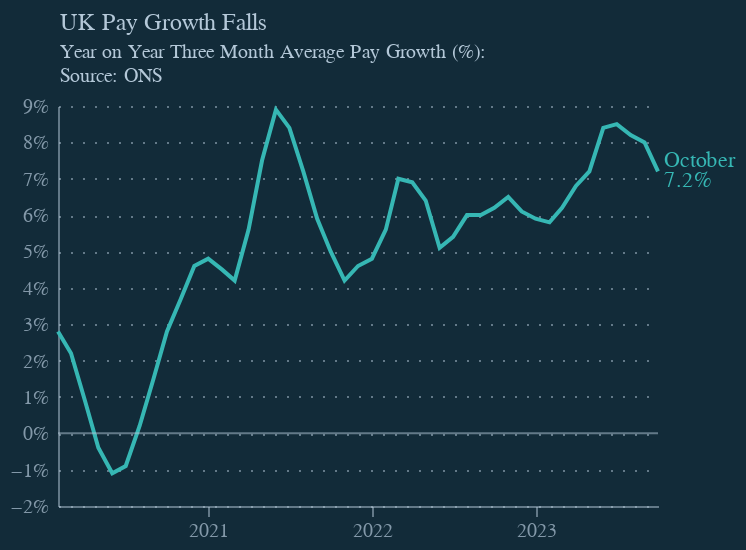

The notebook cell saved with this chart:
### Code cell
data = req.json()["months"]
df = pd.DataFrame(data)
df['value'] = df['value'].astype(float)/100
df['date'] = pd.to_datetime(df['date'], format="%Y %b")
df = df.reset_index()
df = df[df["date"] > "2020-01-01"]

alt.themes.enable('dark')

base = alt.Chart(df).encode(
    x=alt.X('date:T', axis=alt.Axis(format='%Y', values=[
        {"year": 2020, "month": 1, "date": 1},
        {"year": 2021, "month": 1, "date": 1},
        {"year": 2022, "month": 1, "date": 1},
        {"year": 2023, "month": 1, "date": 1},
    ])),
    y=alt.Y('value:Q', axis=alt.Axis(format='%')),
)

line = base.mark_line(color="#36B7B4")

labels_0 = base.transform_filter(
    "datum.index == 271"
).mark_text(
    align='left',
    baseline='middle',
    dy=-5,
    color="#36B7B4",
    text="7.2%",
    dx=3,
    #dy=alt.expr("datum.index == 271 ? 5  : 0"),
).encode(
    text=alt.value("October")
)

labels_1 = base.transform_filter(
    "datum.index == 271"
).mark_text(
    align='left',
    baseline='middle',
    color="#36B7B4",
    dy=5,
    text="7.2%",
    dx=3,
    #dy=alt.expr("datum.index == 271 ? 5  : 0"),
).encode(
    text=alt.value("7.2%")
)

zero_rule = alt.Chart(pd.DataFrame({'y': [0]})).mark_rule(color="#b4c8d8", opacity=0.5).encode(y='y')

chart = line + labels_0 + labels_1 + zero_rule

#chart.save("gfcf_country.json")
#chart.save("gfcf_country.png", scale_factor=2.0)

chart = chart.properties(
    width=300,
    height=200,
        title={
        "text": ["UK Pay Growth Falls"],
        "subtitle": ["Year on Year Three Month Average Pay Growth (%):", "Source: ONS"],
                             "subtitleColor": "#b4c8d8",
        "fontSize": 12,
        "color": "#b4c8d8",
        "anchor": "start",
        "font": "Circular Std",
        "subtitleFont": "Circular Std",
        "dx": 25,
        "subtitleFontSize": 10,
    },

)

chart.save("wage_growth.json")
chart.save("wage_growth.png", scale_factor=2.0)

chart

### Figure 1 — Vega-Lite specification as saved in the notebook (floating-point values rounded to 4 significant figures)
{"config": {"background": "#122B39", "font": "Circular Std", "title": {"color": "#b4c8d8", "fontSize": 14, "fontWeight": 400}, "mark": {"line": {"interpolate": "monotone", "color": "#36B7B4"}}, "view": {"stroke": "transparent", "width": 400, "height": 300}, "range": {"category": ["#36B7B4", "#E6224B", "#F4C245", "#0063AF", "#00A767", "#179FDB", "#EB5C2E"], "diverging": ["#E6224B", "#E54753", "#C9C9C9", "#179FDB", "#122B39"], "heatmap": ["#C9C9C9", "#179FDB", "#0063AF", "#122B39"], "ordinal": ["#00A767", "#36B7B4", "#179FDB", "#0063AF", "#243B5A"]}, "axisX": {"domainColor": "#b4c8d8", "domainOpacity": 0.5, "grid": false, "labelAngle": 0, "labelColor": "#b4c8d8", "labelOpacity": 0.7, "orient": "bottom", "tickColor": "#b4c8d8", "tickCount": 10, "tickOpacity": 0.5, "title": "", "titleAlign": "center", "titleAnchor": "middle", "titleColor": "#b4c8d8", "titleFontSize": 12, "titleOpacity": 0.8, "titleX": 207, "titleY": -15}, "axisY": {"domainColor": "#b4c8d8", "domainOpacity": 0.5, "format": ".0f", "gridColor": "#b4c8d8", "gridDash": [1, 5], "gridOpacity": 0.5, "labelColor": "#b4c8d8", "labelOpacity": 0.7, "labelPadding": 5, "tickColor": "#b4c8d8", "tickCount": 8, "tickOpacity": 0.5, "ticks": false, "title": "FAO price index", "titleAlign": "left", "titleAngle": 0, "titleBaseline": "bottom", "titleColor": "#b4c8d8", "titleFontSize": 12, "titleOpacity": 0.8, "titleX": 0, "titleY": -7}}, "layer": [{"mark": {"type": "line", "color": "#36B7B4"}, "encoding": {"x": {"axis": {"format": "%Y", "values": [{"year": 2020, "month": 1, "date": 1}, {"year": 2021, "month": 1, "date": 1}, {"year": 2022, "month": 1, "date": 1}, {"year": 2023, "month": 1, "date": 1}]}, "field": "date", "type": "temporal"}, "y": {"axis": {"format": "%"}, "field": "value", "type": "quantitative"}}}, {"mark": {"type": "text", "align": "left", "baseline": "middle", "color": "#36B7B4", "dx": 3, "dy": -5, "text": "7.2%"}, "encoding": {"text": {"value": "October"}, "x": {"axis": {"format": "%Y", "values": [{"year": 2020, "month": 1, "date": 1}, {"year": 2021, "month": 1, "date": 1}, {"year": 2022, "month": 1, "date": 1}, {"year": 2023, "month": 1, "date": 1}]}, "field": "date", "type": "temporal"}, "y": {"axis": {"format": "%"}, "field": "value", "type": "quantitative"}}, "transform": [{"filter": "datum.index == 271"}]}, {"mark": {"type": "text", "align": "left", "baseline": "middle", "color": "#36B7B4", "dx": 3, "dy": 5, "text": "7.2%"}, "encoding": {"text": {"value": "7.2%"}, "x": {"axis": {"format": "%Y", "values": [{"year": 2020, "month": 1, "date": 1}, {"year": 2021, "month": 1, "date": 1}, {"year": 2022, "month": 1, "date": 1}, {"year": 2023, "month": 1, "date": 1}]}, "field": "date", "type": "temporal"}, "y": {"axis": {"format": "%"}, "field": "value", "type": "quantitative"}}, "transform": [{"filter": "datum.index == 271"}]}, {"data": {"name": "data-06fd9f850666401b4599de5588b60692"}, "mark": {"type": "rule", "color": "#b4c8d8", "opacity": 0.5}, "encoding": {"y": {"field": "y", "type": "quantitative"}}}], "data": {"name": "data-f5d8b74e7c4e6ea10d06c95b6ec0c273"}, "height": 200, "title": {"text": ["UK Pay Growth Falls"], "subtitle": ["Year on Year Three Month Average Pay Growth (%):", "Source: ONS"], "subtitleColor": "#b4c8d8", "fontSize": 12, "color": "#b4c8d8", "anchor": "start", "font": "Circular Std", "subtitleFont": "Circular Std", "dx": 25, "subtitleFontSize": 10}, "width": 300, "$schema": "https://vega.github.io/schema/vega-lite/v5.8.0.json", "datasets": {"data-f5d8b74e7c4e6ea10d06c95b6ec0c273": [{"index": 227, "date": "2020-02-01T00:00:00", "label": "2020 FEB", "month": "February", "quarter": "", "sourceDataset": "LMS", "updateDate": "2021-08-16T23:00:00.000Z", "value": 0.028, "year": "2020"}, {"index": 228, "date": "2020-03-01T00:00:00", "label": "2020 MAR", "month": "March", "quarter": "", "sourceDataset": "LMS", "updateDate": "2023-09-11T23:00:00.000Z", "value": 0.022, "year": "2020"}, {"index": 229, "date": "2020-04-01T00:00:00", "label": "2020 APR", "month": "April", "quarter": "", "sourceDataset": "LMS", "updateDate": "2023-09-11T23:00:00.000Z", "value": 0.009, "year": "2020"}, {"index": 230, "date": "2020-05-01T00:00:00", "label": "2020 MAY", "month": "May", "quarter": "", "sourceDataset": "LMS", "updateDate": "2023-09-11T23:00:00.000Z", "value": -0.004, "year": "2020"}, {"index": 231, "date": "2020-06-01T00:00:00", "label": "2020 JUN", "month": "June", "quarter": "", "sourceDataset": "LMS", "updateDate": "2023-09-11T23:00:00.000Z", "value": -0.011, "year": "2020"}, {"index": 232, "date": "2020-07-01T00:00:00", "label": "2020 JUL", "month": "July", "quarter": "", "sourceDataset": "LMS", "updateDate": "2023-11-14T00:00:00.000Z", "value": -0.009, "year": "2020"}, {"index": 233, "date": "2020-08-01T00:00:00", "label": "2020 AUG", "month": "August", "quarter": "", "sourceDataset": "LMS", "updateDate": "2023-09-11T23:00:00.000Z", "value": 0.002, "year": "2020"}, {"index": 234, "date": "2020-09-01T00:00:00", "label": "2020 SEP", "month": "September", "quarter": "", "sourceDataset": "LMS", "updateDate": "2023-09-11T23:00:00.000Z", "value": 0.015, "year": "2020"}, {"index": 235, "date": "2020-10-01T00:00:00", "label": "2020 OCT", "month": "October", "quarter": "", "sourceDataset": "LMS", "updateDate": "2023-09-11T23:00:00.000Z", "value": 0.028, "year": "2020"}, {"index": 236, "date": "2020-11-01T00:00:00", "label": "2020 NOV", "month": "November", "quarter": "", "sourceDataset": "LMS", "updateDate": "2022-03-15T00:00:00.000Z", "value": 0.037, "year": "2020"}, {"index": 237, "date": "2020-12-01T00:00:00", "label": "2020 DEC", "month": "December", "quarter": "", "sourceDataset": "LMS", "updateDate": "2021-04-19T23:00:00.000Z", "value": 0.046, "year": "2020"}, {"index": 238, "date": "2021-01-01T00:00:00", "label": "2021 JAN", "month": "January", "quarter": "", "sourceDataset": "LMS", "updateDate": "2023-09-11T23:00:00.000Z", "value": 0.048, "year": "2021"}, {"index": 239, "date": "2021-02-01T00:00:00", "label": "2021 FEB", "month": "February", "quarter": "", "sourceDataset": "LMS", "updateDate": "2022-05-16T23:00:00.000Z", "value": 0.045, "year": "2021"}, {"index": 240, "date": "2021-03-01T00:00:00", "label": "2021 MAR", "month": "March", "quarter": "", "sourceDataset": "LMS", "updateDate": "2023-09-11T23:00:00.000Z", "value": 0.042, "year": "2021"}, {"index": 241, "date": "2021-04-01T00:00:00", "label": "2021 APR", "month": "April", "quarter": "", "sourceDataset": "LMS", "updateDate": "2023-09-11T23:00:00.000Z", "value": 0.056, "year": "2021"}, {"index": 242, "date": "2021-05-01T00:00:00", "label": "2021 MAY", "month": "May", "quarter": "", "sourceDataset": "LMS", "updateDate": "2023-09-11T23:00:00.000Z", "value": 0.075, "year": "2021"}, {"index": 243, "date": "2021-06-01T00:00:00", "label": "2021 JUN", "month": "June", "quarter": "", "sourceDataset": "LMS", "updateDate": "2023-09-11T23:00:00.000Z", "value": 0.089, "year": "2021"}, {"index": 244, "date": "2021-07-01T00:00:00", "label": "2021 JUL", "month": "July", "quarter": "", "sourceDataset": "LMS", "updateDate": "2023-09-11T23:00:00.000Z", "value": 0.084, "year": "2021"}, {"index": 245, "date": "2021-08-01T00:00:00", "label": "2021 AUG", "month": "August", "quarter": "", "sourceDataset": "LMS", "updateDate": "2023-09-11T23:00:00.000Z", "value": 0.072, "year": "2021"}, {"index": 246, "date": "2021-09-01T00:00:00", "label": "2021 SEP", "month": "September", "quarter": "", "sourceDataset": "LMS", "updateDate": "2023-09-11T23:00:00.000Z", "value": 0.059, "year": "2021"}, {"index": 247, "date": "2021-10-01T00:00:00", "label": "2021 OCT", "month": "October", "quarter": "", "sourceDataset": "LMS", "updateDate": "2023-09-11T23:00:00.000Z", "value": 0.05, "year": "2021"}, {"index": 248, "date": "2021-11-01T00:00:00", "label": "2021 NOV", "month": "November", "quarter": "", "sourceDataset": "LMS", "updateDate": "2023-02-14T00:00:00.000Z", "value": 0.042, "year": "2021"}, {"index": 249, "date": "2021-12-01T00:00:00", "label": "2021 DEC", "month": "December", "quarter": "", "sourceDataset": "LMS", "updateDate": "2023-01-17T00:00:00.000Z", "value": 0.046, "year": "2021"}, {"index": 250, "date": "2022-01-01T00:00:00", "label": "2022 JAN", "month": "January", "quarter": "", "sourceDataset": "LMS", "updateDate": "2023-04-17T23:00:00.000Z", "value": 0.048, "year": "2022"}, {"index": 251, "date": "2022-02-01T00:00:00", "label": "2022 FEB", "month": "February", "quarter": "", "sourceDataset": "LMS", "updateDate": "2023-06-12T23:00:00.000Z", "value": 0.056, "year": "2022"}, {"index": 252, "date": "2022-03-01T00:00:00", "label": "2022 MAR", "month": "March", "quarter": "", "sourceDataset": "LMS", "updateDate": "2023-09-11T23:00:00.000Z", "value": 0.07, "year": "2022"}, {"index": 253, "date": "2022-04-01T00:00:00", "label": "2022 APR", "month": "April", "quarter": "", "sourceDataset": "LMS", "updateDate": "2023-09-11T23:00:00.000Z", "value": 0.069, "year": "2022"}, {"index": 254, "date": "2022-05-01T00:00:00", "label": "2022 MAY", "month": "May", "quarter": "", "sourceDataset": "LMS", "updateDate": "2023-12-12T00:00:00.000Z", "value": 0.064, "year": "2022"}, {"index": 255, "date": "2022-06-01T00:00:00", "label": "2022 JUN", "month": "June", "quarter": "", "sourceDataset": "LMS", "updateDate": "2023-09-11T23:00:00.000Z", "value": 0.051, "year": "2022"}, {"index": 256, "date": "2022-07-01T00:00:00", "label": "2022 JUL", "month": "July", "quarter": "", "sourceDataset": "LMS", "updateDate": "2023-09-11T23:00:00.000Z", "value": 0.054, "year": "2022"}, {"index": 257, "date": "2022-08-01T00:00:00", "label": "2022 AUG", "month": "August", "quarter": "", "sourceDataset": "LMS", "updateDate": "2023-08-14T23:00:00.000Z", "value": 0.06, "year": "2022"}, {"index": 258, "date": "2022-09-01T00:00:00", "label": "2022 SEP", "month": "September", "quarter": "", "sourceDataset": "LMS", "updateDate": "2023-12-12T00:00:00.000Z", "value": 0.06, "year": "2022"}, {"index": 259, "date": "2022-10-01T00:00:00", "label": "2022 OCT", "month": "October", "quarter": "", "sourceDataset": "LMS", "updateDate": "2023-12-12T00:00:00.000Z", "value": 0.062, "year": "2022"}, {"index": 260, "date": "2022-11-01T00:00:00", "label": "2022 NOV", "month": "November", "quarter": "", "sourceDataset": "LMS", "updateDate": "2023-02-14T00:00:00.000Z", "value": 0.065, "year": "2022"}, {"index": 261, "date": "2022-12-01T00:00:00", "label": "2022 DEC", "month": "December", "quarter": "", "sourceDataset": "LMS", "updateDate": "2023-12-12T00:00:00.000Z", "value": 0.061, "year": "2022"}, {"index": 262, "date": "2023-01-01T00:00:00", "label": "2023 JAN", "month": "January", "quarter": "", "sourceDataset": "LMS", "updateDate": "2023-04-17T23:00:00.000Z", "value": 0.059, "year": "2023"}, {"index": 263, "date": "2023-02-01T00:00:00", "label": "2023 FEB", "month": "February", "quarter": "", "sourceDataset": "LMS", "updateDate": "2023-05-15T23:00:00.000Z", "value": 0.058, "year": "2023"}, {"index": 264, "date": "2023-03-01T00:00:00", "label": "2023 MAR", "month": "March", "quarter": "", "sourceDataset": "LMS", "updateDate": "2023-09-11T23:00:00.000Z", "value": 0.062, "year": "2023"}, {"index": 265, "date": "2023-04-01T00:00:00", "label": "2023 APR", "month": "April", "quarter": "", "sourceDataset": "LMS", "updateDate": "2023-09-11T23:00:00.000Z", "value": 0.068, "year": "2023"}, {"index": 266, "date": "2023-05-01T00:00:00", "label": "2023 MAY", "month": "May", "quarter": "", "sourceDataset": "LMS", "updateDate": "2023-08-14T23:00:00.000Z", "value": 0.072, "year": "2023"}, {"index": 267, "date": "2023-06-01T00:00:00", "label": "2023 JUN", "month": "June", "quarter": "", "sourceDataset": "LMS", "updateDate": "2023-09-11T23:00:00.000Z", "value": 0.084, "year": "2023"}, {"index": 268, "date": "2023-07-01T00:00:00", "label": "2023 JUL", "month": "July", "quarter": "", "sourceDataset": "LMS", "updateDate": "2023-09-11T23:00:00.000Z", "value": 0.085, "year": "2023"}, {"index": 269, "date": "2023-08-01T00:00:00", "label": "2023 AUG", "month": "August", "quarter": "", "sourceDataset": "LMS", "updateDate": "2023-11-14T00:00:00.000Z", "value": 0.082, "year": "2023"}, {"index": 270, "date": "2023-09-01T00:00:00", "label": "2023 SEP", "month": "September", "quarter": "", "sourceDataset": "LMS", "updateDate": "2023-12-12T00:00:00.000Z", "value": 0.08, "year": "2023"}, {"index": 271, "date": "2023-10-01T00:00:00", "label": "2023 OCT", "month": "October", "quarter": "", "sourceDataset": "LMS", "updateDate": "2023-12-12T00:00:00.000Z", "value": 0.072, "year": "2023"}], "data-06fd9f850666401b4599de5588b60692": [{"y": 0}]}}
